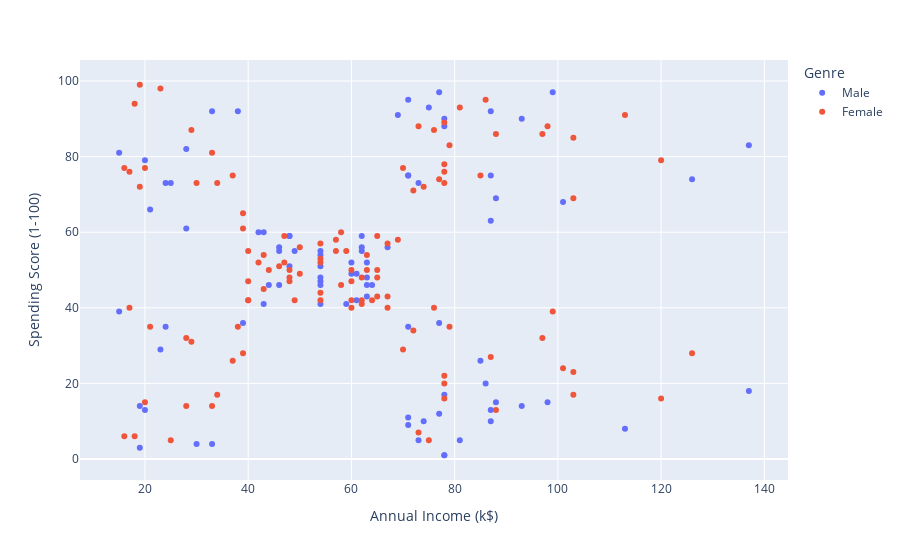

Write notebook code for a chart like this one.
### Code cell
fig = px.scatter(df, x="Annual Income (k$)", y="Spending Score (1-100)", color="Genre")
fig.show()

### Figure 1 — Plotly figure (JSON) as saved in the notebook; plotly's stock layout.template omitted (floating-point values rounded to 4 significant figures)
{"data": [{"hovertemplate": "Genre=Male<br>Annual Income (k$)=%{x}<br>Spending Score (1-100)=%{y}<extra></extra>", "legendgroup": "Male", "marker": {"color": "#636efa", "symbol": "circle"}, "mode": "markers", "name": "Male", "orientation": "v", "showlegend": true, "type": "scatter", "x": [15, 15, 19, 19, 20, 20, 21, 23, 24, 24, 25, 28, 28, 30, 33, 33, 38, 39, 42, 43, 43, 44, 46, 46, 46, 48, 48, 48, 49, 54, 54, 54, 54, 54, 54, 54, 59, 60, 60, 61, 61, 62, 62, 62, 63, 63, 63, 63, 64, 67, 69, 71, 71, 71, 71, 71, 71, 73, 73, 74, 75, 77, 77, 77, 78, 78, 78, 78, 78, 81, 85, 86, 87, 87, 87, 87, 87, 88, 88, 93, 93, 98, 99, 101, 113, 126, 137, 137], "xaxis": "x", "y": [39, 81, 3, 14, 13, 79, 66, 29, 35, 73, 73, 82, 61, 4, 4, 92, 92, 36, 60, 60, 41, 46, 46, 56, 55, 51, 59, 59, 55, 47, 54, 48, 51, 55, 41, 46, 41, 49, 52, 42, 49, 59, 55, 56, 46, 43, 48, 52, 46, 56, 91, 35, 95, 11, 75, 9, 75, 5, 73, 10, 93, 12, 97, 36, 90, 17, 88, 1, 1, 5, 26, 20, 63, 13, 75, 10, 92, 15, 69, 14, 90, 15, 97, 68, 8, 74, 18, 83], "yaxis": "y"}, {"hovertemplate": "Genre=Female<br>Annual Income (k$)=%{x}<br>Spending Score (1-100)=%{y}<extra></extra>", "legendgroup": "Female", "marker": {"color": "#EF553B", "symbol": "circle"}, "mode": "markers", "name": "Female", "orientation": "v", "showlegend": true, "type": "scatter", "x": [16, 16, 17, 17, 18, 18, 19, 19, 20, 20, 21, 23, 25, 28, 28, 29, 29, 30, 33, 33, 34, 34, 37, 37, 38, 39, 39, 39, 40, 40, 40, 40, 42, 43, 43, 44, 46, 47, 47, 48, 48, 48, 49, 50, 50, 54, 54, 54, 54, 54, 57, 57, 58, 58, 59, 60, 60, 60, 60, 62, 62, 62, 63, 63, 64, 65, 65, 65, 65, 67, 67, 67, 69, 70, 70, 72, 72, 73, 73, 74, 75, 76, 76, 77, 78, 78, 78, 78, 78, 78, 78, 79, 79, 81, 85, 86, 87, 88, 88, 97, 97, 98, 99, 101, 103, 103, 103, 103, 113, 120, 120, 126], "xaxis": "x", "y": [6, 77, 40, 76, 6, 94, 72, 99, 15, 77, 35, 98, 5, 14, 32, 31, 87, 73, 14, 81, 17, 73, 26, 75, 35, 61, 28, 65, 55, 47, 42, 42, 52, 54, 45, 50, 51, 52, 59, 50, 48, 47, 42, 49, 56, 53, 52, 42, 44, 57, 58, 55, 60, 46, 55, 40, 42, 47, 50, 41, 48, 42, 50, 54, 42, 48, 50, 43, 59, 43, 57, 40, 58, 29, 77, 34, 71, 88, 7, 72, 5, 40, 87, 74, 22, 20, 76, 16, 89, 78, 73, 35, 83, 93, 75, 95, 27, 13, 86, 32, 86, 88, 39, 24, 17, 85, 23, 69, 91, 16, 79, 28], "yaxis": "y"}], "layout": {"legend": {"title": {"text": "Genre"}, "tracegroupgap": 0}, "margin": {"t": 60}, "xaxis": {"anchor": "y", "domain": [0, 1], "title": {"text": "Annual Income (k$)"}}, "yaxis": {"anchor": "x", "domain": [0, 1], "title": {"text": "Spending Score (1-100)"}}}}
